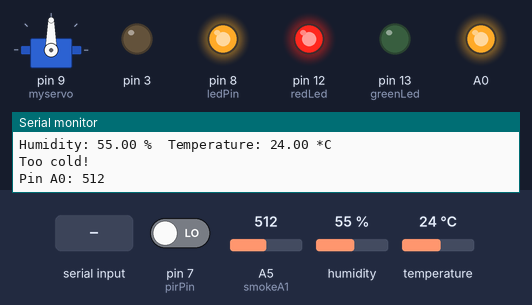
Simulated run of this sketch. Board: Arduino Uno, built with avr-gcc and run on an emulated ATmega328P. Shown: servo, output pins drawn as LEDs (lit = HIGH), the last lines printed to the serial monitor. The inputs (shaded band) are chosen by the test bench; at power-on: A5 (smokeA1) = 512, pin 7 (pirPin) LOW, humidity 55 %, temperature 24 °C.

Above: at 4.0 s.
4.1 s: "1\n" received over Serial
At 6.8 s:
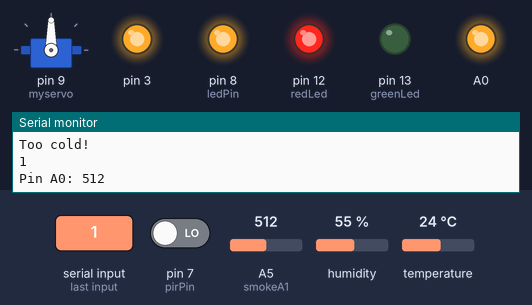
12.8 s: A5 (smokeA1) set to 409
16.7 s: A5 (smokeA1) set to 390
At 19.9 s:
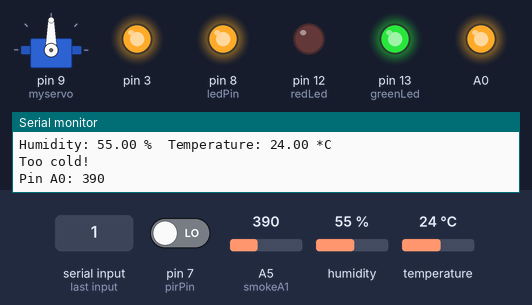
25.5 s: "1\n" received over the second serial link
At 28.5 s:
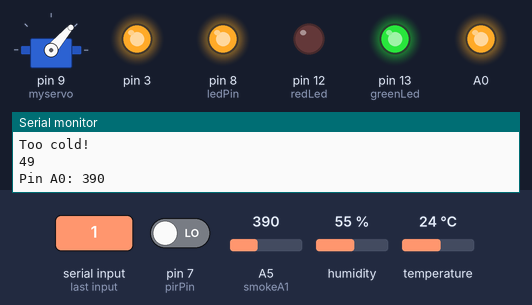
34.3 s: pin 7 (pirPin) driven HIGH
At 38.4 s:
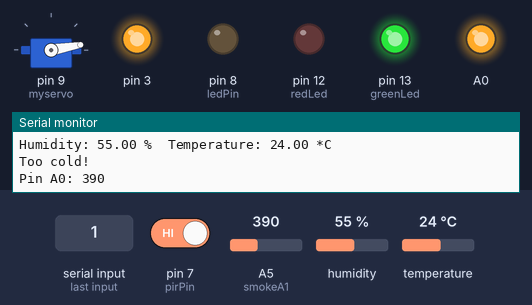
43.1 s: "0\n" received over Serial
At 48.2 s:
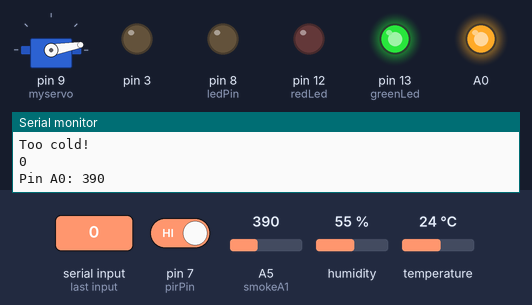
Timing chart, 0 to 52.3 s (numbered marks = the images above; inputs shaded):
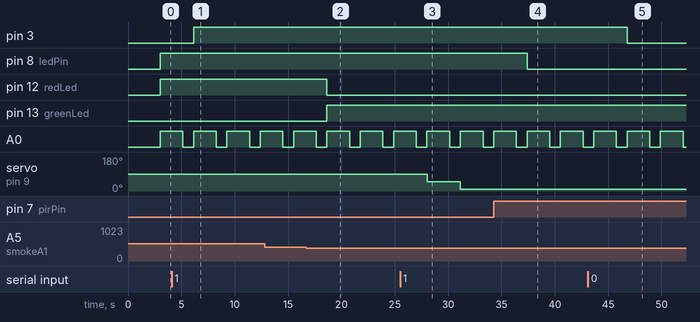

The sketch:

final_.ino
```cpp
#include <SoftwareSerial.h>
#include <Servo.h>
#include <Adafruit_Sensor.h>
#include <DHT.h>
Servo myservo;
int length = 1;
int pirPin = 7;
int ledPin = 8;
int redLed = 12;
int greenLed = 13;
int smokeA1 = A5;
int sensorThres = 400;
int bluetoothTx = 10; // bluetooth tx to 10 pin
int bluetoothRx = 11; // bluetooth rx to 11 pin
char Incoming_value = 0;
#define DHTPIN 5
#define DHTTYPE DHT11

DHT dht(DHTPIN, DHTTYPE);
SoftwareSerial bluetooth(bluetoothTx, bluetoothRx);

void setup() {
  Serial.println("DHT11 test!");
  pinMode(pirPin, INPUT);
  pinMode(ledPin, OUTPUT);
  digitalWrite(pirPin, LOW);
  myservo.attach(9);
  pinMode(redLed, OUTPUT);
  pinMode(greenLed, OUTPUT);
  pinMode(smokeA1, INPUT);
  pinMode(3, OUTPUT);
  bluetooth.begin(9600);
  Serial.begin(9600);
  dht.begin();
}

void loop() {

 pinMode (A0 , OUTPUT);
  delay(2000);

  float h = dht.readHumidity();
  float t = dht.readTemperature();
  float f = dht.readTemperature(true);


  if (isnan(h) || isnan(t) || isnan(f)) {
    Serial.println("Failed to read from DHT sensor!");
    return;
  }

  Serial.print("Humidity: ");
  Serial.print(h);
  Serial.print(" %\t");
  Serial.print("Temperature: ");
  Serial.print(t);
  Serial.println(" *C ");
  if (t > 20) {
    Serial.println("Too cold!");
    digitalWrite(A0, LOW);
    delay (1000);
    digitalWrite(A0, HIGH);
  }


  if(digitalRead(pirPin) == HIGH){
  digitalWrite(ledPin, LOW);
    }

  if(digitalRead(pirPin) == LOW){
  digitalWrite(ledPin, HIGH);
  }

  if(bluetooth.available()> 0 ) // receive number from bluetooth
  {
    int servopos = bluetooth.read(); // save the received number to servopos
    Serial.println(servopos); // serial print servopos current number received from bluetooth
    myservo.write(servopos); // roate the servo the angle received from the android app
  }

    if(Serial.available() > 1)
  {
    Incoming_value = Serial.read();
    Serial.print(Incoming_value);
    Serial.print("\n");
    if(Incoming_value == '1')
      digitalWrite(3, HIGH);
    else if(Incoming_value == '0')
      digitalWrite(3, LOW);
  }
    int analogSensor = analogRead(smokeA1);

  Serial.print("Pin A0: ");
  Serial.println(analogSensor);
  // Checks if it has reached the threshold value
  if (analogSensor > sensorThres)
  {
    digitalWrite(redLed, HIGH);
    digitalWrite(greenLed, LOW);

  }
  else
  {
    digitalWrite(redLed, LOW);
    digitalWrite(greenLed, HIGH);

  }
  delay(100);
}
```

Measured:
- the behaviour switches between 401 and 400 on A5 (smokeA1) (found by bisection; images 1 and 2)
- after the input at 4.1 s, pin 3: LOW → HIGH after 2.1 s
- after the input at 16.7 s, pin 12 (redLed): HIGH → LOW after 2.0 s; pin 13 (greenLed): LOW → HIGH after 2.0 s
- after the input at 25.5 s, servo on pin 9 (myservo): 90° → 49° after 2.5 s, → 10° 3.1 s later
- after the input at 34.3 s, pin 8 (ledPin): HIGH → LOW after 3.1 s
- after the input at 43.1 s, pin 3: HIGH → LOW after 3.7 s
- by itself, A0: alternates HIGH for 2.1 s and LOW for 1.0 s
